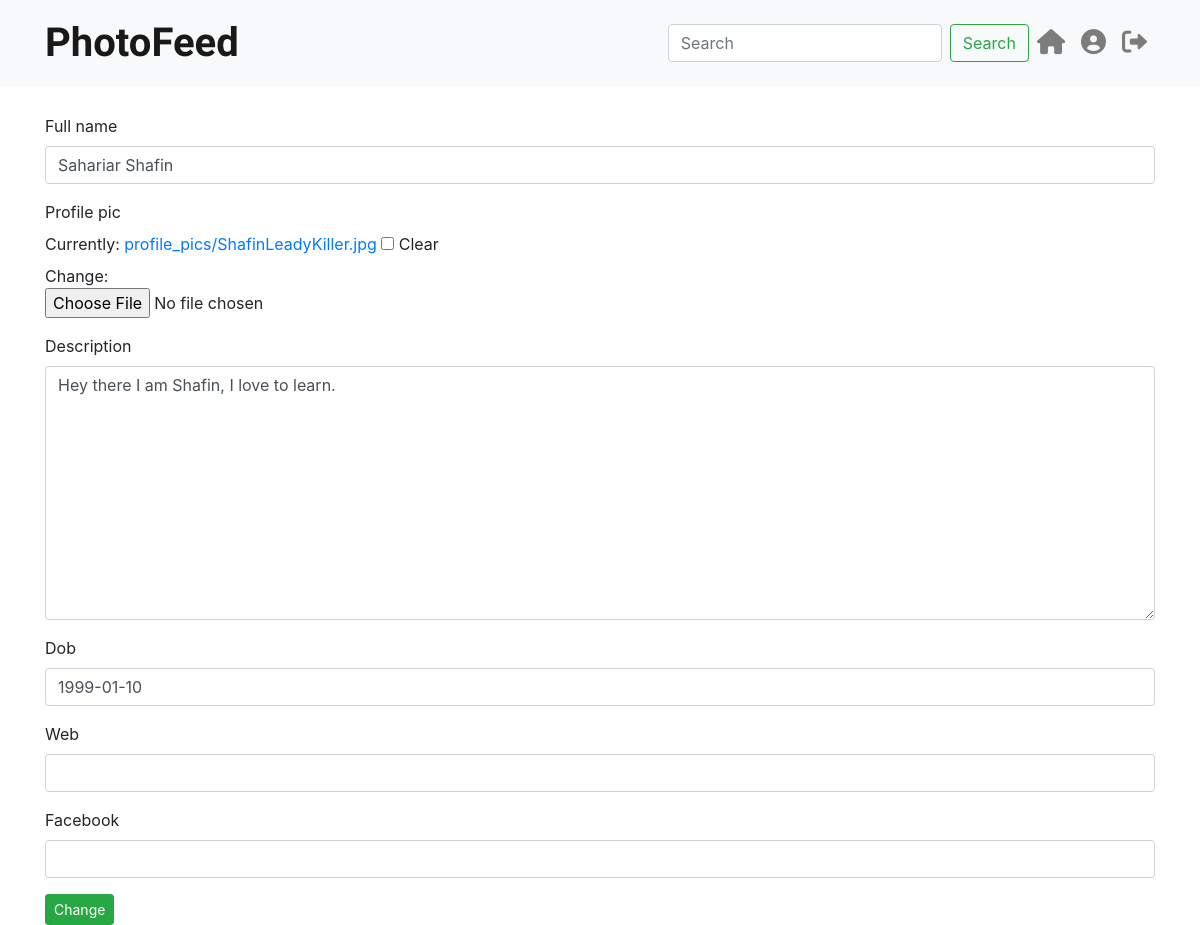
Screenshot of /accounts/edit (signed in) with the database file from the repository.
### Account_App/models.py (models this page shows)
class UserProfile(models.Model):
     user = models.OneToOneField(User,on_delete=models.CASCADE, related_name="user_profile")
     full_name = models.CharField(max_length=264,blank=True)
     profile_pic = models.ImageField(upload_to = 'profile_pics',blank=True)
     description = models.TextField(max_length=264,blank=True)
     dob = models.DateField(blank=True,null=True)
     web = models.URLField(blank=True)
     facebook = models.URLField(blank=True)

### Account_App/views.py (the view)
# urls.py: path('edit',views.edit_profile, name = 'edit_profile'),
@login_required
def edit_profile(request):
     current_user = UserProfile.objects.get(user=request.user )
     form = EditProfile(instance = current_user)
     if request.method == "POST":
          form = EditProfile(request.POST, request.FILES, instance = current_user)
          if form.is_valid():
               form.save(commit=True)
               form = EditProfile(instance=current_user)
               return HttpResponseRedirect(reverse('Account_App:profile'))
     return render(request,'Account_App/edit_profile.html',context={'form':form, 'title':'Edit Profile'})

### Account_App/forms.py
class EditProfile(forms.ModelForm):
     class Meta:
          dob = forms.DateField(widget=forms.DateInput(attrs={'type':'date'}))
          model = UserProfile
          exclude = ('user',)

### templates/Account_App/edit_profile.html (shortened to what this page needs)
{% extends 'navbar.html' %}
{% load crispy_forms_tags %}
{% block body_block %}
<form method="POST" enctype="multipart/form-data">
     {{form | crispy }}
     <button type="submit" class="btn btn-sm btn-success">Change</button>
</form>
{% endblock %}

### rows the page displays
UserProfile: full_name "Sahariar Shafin", description "Hey there I am Shafin, I love to learn.", dob "1999-01-10"
